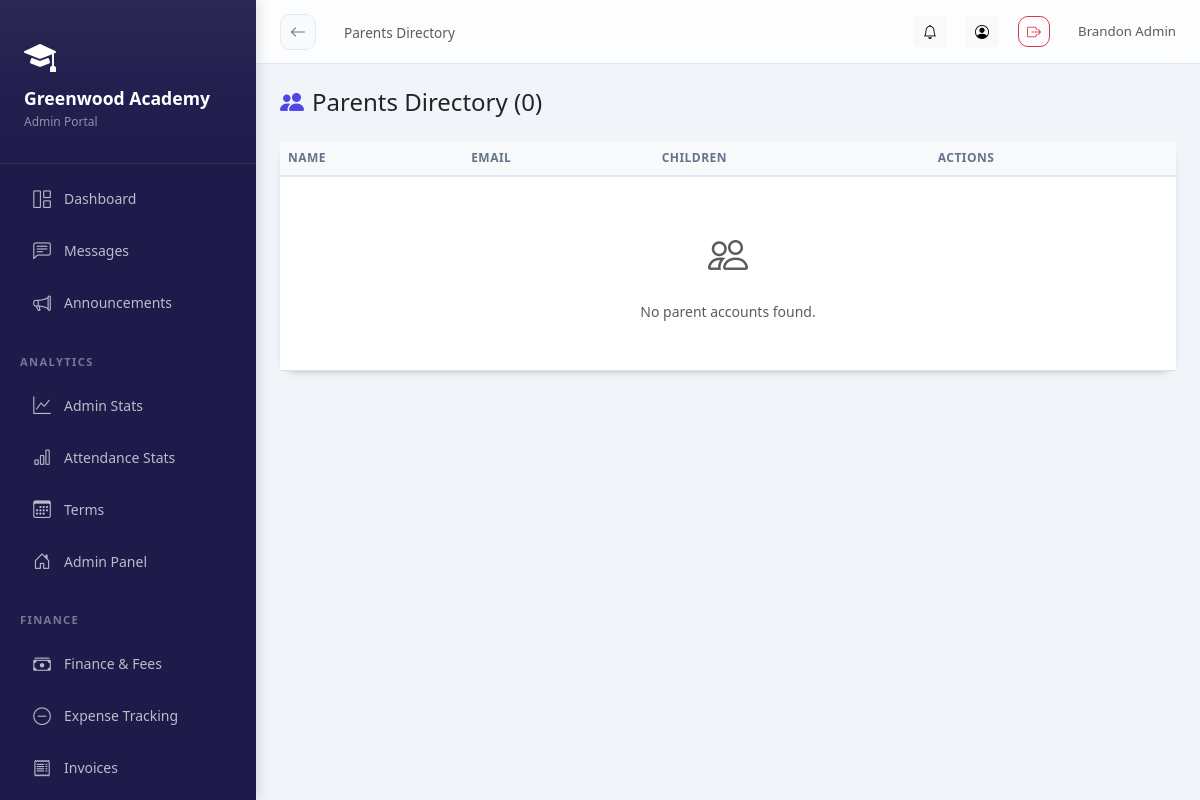
/academics/parents/ (signed in), run on an earlier commit of the app's database.
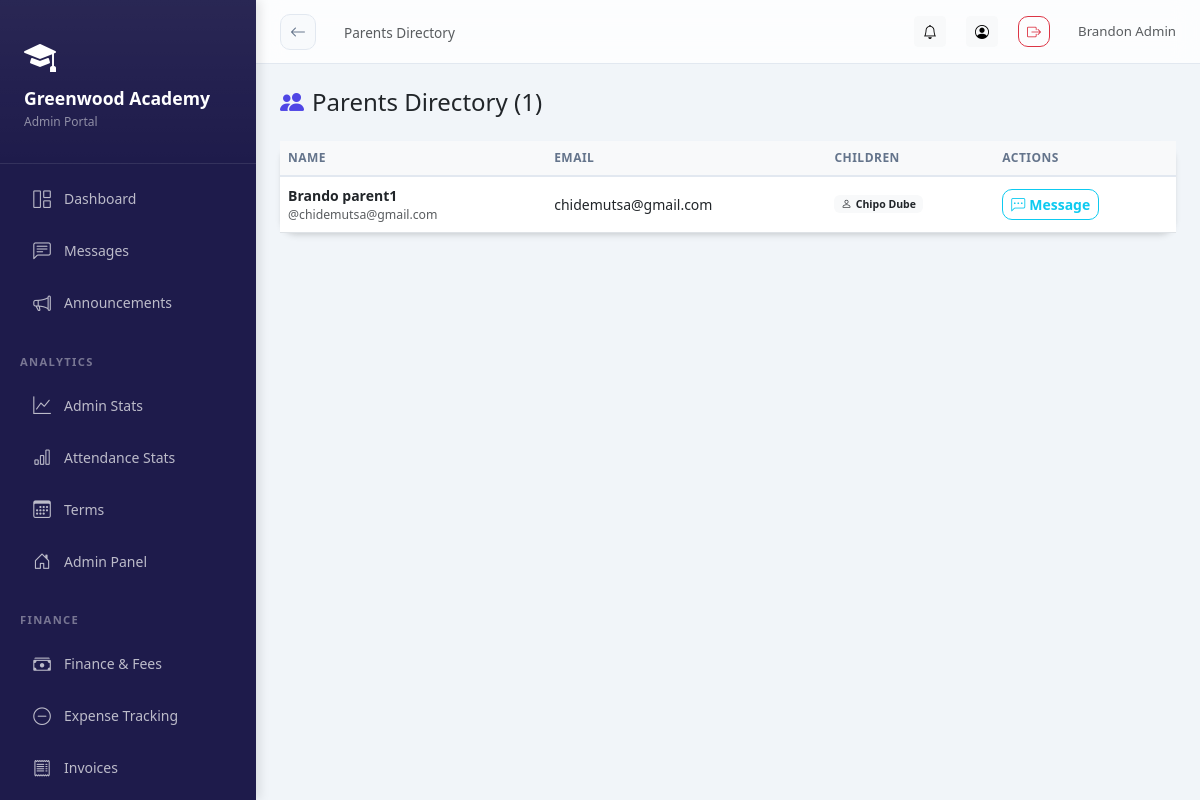
And on a later commit of the database.
### schools/models.py (models this page shows, shortened)
class School(models.Model):
    STATUS_CHOICES = [
        ('pending', 'Pending Approval'),
        ('active', 'Active'),
        ('suspended', 'Suspended'),
        ('rejected', 'Rejected'),
    ]
    name = models.CharField(max_length=200)
    subdomain = models.CharField(max_length=50, unique=True, db_index=True)
    email = models.EmailField()
    phone = models.CharField(max_length=20, blank=True)
    address = models.TextField(blank=True)
    logo = models.ImageField(upload_to='school_logos/', blank=True, null=True)
    theme_color = models.CharField(max_length=7, default='#4F46E5', help_text='Hex color code')
    motto = models.CharField(max_length=200, blank=True)
    status = models.CharField(max_length=20, choices=STATUS_CHOICES, default='pending')
    is_demo = models.BooleanField(default=False)
    created_at = models.DateTimeField(auto_now_add=True)
    updated_at = models.DateTimeField(auto_now=True)
    is_deleted = models.BooleanField(default=False)
    parent_registration_enabled = models.BooleanField(default=True)
    registration_token = models.CharField(max_length=100, unique=True, blank=True, null=True)
    subscription_active = models.BooleanField(default=False)
    subscription_expires = models.DateTimeField(null=True, blank=True)
    class Meta:
        ordering = ['-created_at']

class SchoolUser(SyncBaseModel):
    ROLE_CHOICES = [
        ('headmaster', 'Headmaster'),
        ('admin', 'School Admin'),
        ('teacher', 'Teacher'),
        ('student', 'Student'),
        ('parent', 'Parent'),
    ]
    user = models.ForeignKey(User, on_delete=models.CASCADE, related_name='school_memberships')
    school = models.ForeignKey(School, on_delete=models.CASCADE, related_name='members', db_index=True)
    role = models.CharField(max_length=20, choices=ROLE_CHOICES, db_index=True)
    is_active = models.BooleanField(default=True, db_index=True)
    signature = models.ImageField(upload_to='signatures/', blank=True, null=True)
    class Meta:
        unique_together = ['user', 'school']

### academics/models.py (models this page shows, shortened)
class ParentStudentLink(SyncBaseModel):
    RELATIONSHIP_CHOICES = [
        ('parent', 'Parent'),
        ('guardian', 'Guardian'),
    ]
    school = models.ForeignKey(School, on_delete=models.CASCADE, related_name='parent_student_links', null=True, blank=True)
    parent = models.ForeignKey(
        SchoolUser,
        on_delete=models.CASCADE,
        related_name='child_links',
        limit_choices_to={'role': 'parent'},
    )
    student = models.ForeignKey(Student, on_delete=models.CASCADE, related_name='parent_links')
    relationship = models.CharField(max_length=20, choices=RELATIONSHIP_CHOICES, default='parent')
    objects = TenantManager()
    all_objects = models.Manager()
    class Meta:
        unique_together = ['parent', 'student']
        ordering = ['student__admission_number']

class Student(SyncBaseModel):
    GENDER_CHOICES = [
        ('M', 'Male'),
        ('F', 'Female'),
        ('O', 'Other'),
    ]
    user = models.OneToOneField(User, on_delete=models.CASCADE, related_name='student_profile')
    school = models.ForeignKey(School, on_delete=models.CASCADE, related_name='students', db_index=True)
    school_user = models.OneToOneField(SchoolUser, on_delete=models.CASCADE, related_name='student_details')
    admission_number = models.CharField(max_length=50, unique=True, db_index=True)
    date_of_birth = models.DateField()
    gender = models.CharField(max_length=1, choices=GENDER_CHOICES)
    address = models.TextField()
    phone = models.CharField(max_length=20, blank=True)
    photo = models.ImageField(upload_to='student_photos/', blank=True, null=True)
    current_class = models.ForeignKey(
        ClassSection,
        on_delete=models.SET_NULL,
        null=True,
        blank=True,
        related_name='students'
    )
    parent_name = models.CharField(max_length=200)
    parent_phone = models.CharField(max_length=20)
    parent_email = models.EmailField()
    date_joined = models.DateField(auto_now_add=True)
    is_active = models.BooleanField(default=True)
    objects = TenantManager()
    all_objects = models.Manager()
    class Meta:
        ordering = ['admission_number']

### academics/views.py (the view)
# urls.py: path('parents/', views.ParentListView.as_view(), name='parent_list'),
@method_decorator(login_required, name='dispatch')
class ParentListView(ListView):
    model = SchoolUser
    template_name = 'academics/parent_list.html'
    context_object_name = 'parents'
    def get_queryset(self):
        return SchoolUser.objects.filter(
            school=self.request.school,
            role='parent',
            is_active=True
        ).select_related('user').prefetch_related('child_links__student')

### core/models.py (called while the page is built)
    def get_queryset(self):
        queryset = super().get_queryset()
        school = get_current_school()
        if school:
            return queryset.filter(school=school)
        return queryset

### schools/context_processors.py (called while the page is built)
def school_context(request):
    school = getattr(request, 'school', None)
    school_role = ''
    if school and request.user.is_authenticated:
        try:
            su = SchoolUser.objects.get(user=request.user, school=school, is_active=True)
            school_role = su.role
        except SchoolUser.DoesNotExist:
            pass
    return {
        'current_school': school,
        'school_role': school_role,
    }

### academics/templates/academics/parent_list.html (shortened to what this page needs)
{% extends 'base_dashboard.html' %}
{% block page_title %}Parents Directory{% endblock %}
{% block content %}
<div class="d-flex justify-content-between align-items-center mb-4">
  <h4 class="mb-0">
    <i class="bi bi-people-fill me-2 text-primary"></i>Parents Directory ({{ parents|length }})
  </h4>
</div>
<div class="card">
  <div class="card-body p-0">
    <div class="table-responsive">
      <table class="table table-hover mb-0">
        <thead class="table-light">
          <tr>
            <th>Name</th>
            <th>Email</th>
            <th>Children</th>
            <th>Actions</th>
          </tr>
        </thead>
        <tbody>
          {% for parent in parents %}
          <tr>
            <td>
              <div>
                <strong>{{ parent.user.get_full_name }}</strong>
                <div class="small text-muted">@{{ parent.user.username }}</div>
              </div>
            </td>
            <td>{{ parent.user.email }}</td>
            <td>
              {% for link in parent.child_links.all %}
                <span class="badge bg-light text-dark mb-1">
                  <i class="bi bi-person me-1"></i>{{ link.student.user.get_full_name }}
                </span>
              {% empty %}
                <span class="text-muted small">No children linked</span>
              {% endfor %}
            </td>
            <td>
              <div class="btn-group btn-group-sm">
                {% if request.user != parent.user %}
                <a href="{% url 'messaging:start' parent.user.id %}" class="btn btn-outline-info">
                  <i class="bi bi-chat-left-dots me-1"></i>Message
                </a>
                {% endif %}
              </div>
            </td>
          </tr>
          {% empty %}
          <tr>
            <td colspan="4" class="text-center py-5 text-muted">
              <i class="bi bi-people fs-1 d-block mb-3"></i>
              No parent accounts found.
            </td>
          </tr>
          {% endfor %}
        </tbody>
      </table>
    </div>
  </div>
</div>
{% endblock %}

### templates/base_dashboard.html (shortened to what this page needs)
<!DOCTYPE html>
<html lang="en">
<head>
<link rel="stylesheet" href="https://cdn.jsdelivr.net/npm/bootstrap@5.3.0/dist/css/bootstrap.min.css">
<link rel="stylesheet" href="https://cdn.jsdelivr.net/npm/bootstrap-icons@1.11.0/font/bootstrap-icons.css">
<link href="https://cdn.jsdelivr.net/npm/tom-select@2.2.2/dist/css/tom-select.bootstrap5.css" rel="stylesheet">
</head>
<body>
<div class="sidebar" id="sidebar">
  <div class="sidebar-brand">
    {% if current_school.logo %}
      <img src="{{ current_school.logo.url }}" alt="{{ current_school.name }}" class="rounded">
  {% else %}
    <i class="bi bi-mortarboard-fill text-white mb-2 d-block" style="font-size: 2rem;"></i>
  {% endif %}
  <h5>{{ current_school.name|default:"AcademiaLink" }}</h5>
  <small>{{ school_role|title }} Portal</small>
  </div>
  <nav class="py-2">
    <a href="{% url 'analytics:dashboard' %}" class="nav-link {% if request.path == '/analytics/dashboard/' %}active{% endif %}">
      <i class="bi bi-grid-1x2"></i> Dashboard
    </a>
    <a href="{% url 'messaging:list' %}" class="nav-link {% if 'messages' in request.path %}active{% endif %}">
      <i class="bi bi-chat-left-text"></i> Messages
    </a>
    <a href="{% url 'notifications:announcements' %}" class="nav-link {% if 'announcements' in request.path %}active{% endif %}">
      <i class="bi bi-megaphone"></i> Announcements
    </a>
    {% if school_role in 'headmaster,teacher' %}
    <div class="nav-section">Academic</div>
    <a href="{% url 'academics:student_list' %}" class="nav-link {% if 'students' in request.path %}active{% endif %}">
      <i class="bi bi-people"></i> Students
    </a>
    {% if school_role in 'headmaster,teacher,admin' %}
    <a href="{% url 'academics:teacher_list' %}" class="nav-link {% if 'teachers' in request.path %}active{% endif %}">
      <i class="bi bi-person-badge"></i> Teachers Directory
    </a>
    <a href="{% url 'academics:parent_list' %}" class="nav-link {% if 'parents' in request.path %}active{% endif %}">
      <i class="bi bi-people-fill"></i> Parents Directory
    </a>
    {% endif %}
    <a href="{% url 'academics:class_section_list' %}" class="nav-link {% if 'sections' in request.path %}active{% endif %}">
      <i class="bi bi-building"></i> Classes
    </a>
    <a href="{% url 'academics:subject_list' %}" class="nav-link {% if 'subjects' in request.path %}active{% endif %}">
      <i class="bi bi-book"></i> Subjects
    </a>
    <div class="nav-section">Attendance</div>
    <a href="{% url 'attendance:home' %}" class="nav-link {% if 'attendance' in request.path %}active{% endif %}">
      <i class="bi bi-calendar-check"></i> Attendance
    </a>
    <div class="nav-section">Results</div>
    <a href="{% url 'results:result_entry' %}" class="nav-link {% if 'entry' in request.path %}active{% endif %}">
      <i class="bi bi-pencil-square"></i> Enter Results
    </a>
    {% elif school_role == 'admin' %}
    <div class="nav-section">Analytics</div>
    <a href="{% url 'analytics:dashboard' %}#admin" class="nav-link {% if 'dashboard' in request.path %}active{% endif %}">
      <i class="bi bi-graph-up"></i> Admin Stats
    </a>
    <a href="{% url 'attendance:report' %}" class="nav-link {% if 'attendance_report' in request.path %}active{% endif %}">
      <i class="bi bi-bar-chart"></i> Attendance Stats
    </a>
    {% endif %}
    <a href="{% url 'results:term_list' %}" class="nav-link {% if 'terms' in request.path %}active{% endif %}">
      <i class="bi bi-calendar3"></i> Terms
    </a>
    <a href="{% url 'dashboard' %}" class="nav-link {% if '/school/dashboard/' in request.path %}active{% endif %}">
      <i class="bi bi-house-door"></i> Admin Panel
    </a>
    {% if school_role == 'admin' %}
    <div class="nav-section">Finance</div>
    <a href="{% url 'fees:home' %}" class="nav-link {% if 'fees' in request.path %}active{% endif %}">
      <i class="bi bi-cash-stack"></i> Finance & Fees
    </a>
    <a href="{% url 'fees:expense_list' %}" class="nav-link {% if 'expenses' in request.path %}active{% endif %}">
      <i class="bi bi-dash-circle"></i> Expense Tracking
    </a>
    <a href="{% url 'fees:invoice_list' %}" class="nav-link {% if 'invoices' in request.path %}active{% endif %}">
      <i class="bi bi-receipt"></i> Invoices
    </a>
    <a href="{% url 'fees:structure_list' %}" class="nav-link {% if 'structures' in request.path %}active{% endif %}">
    </a>
    {% endif %}
  </nav>
</div>
<div class="main-content">
  <div class="topbar">
    <div class="topbar-left">
      <a href="javascript:history.back()" class="btn-back d-none d-md-flex" id="global-back-btn" title="Go Back">
        <i class="bi bi-arrow-left"></i>
      </a>
      <nav aria-label="breadcrumb" class="d-none d-md-block">
        <span class="text-muted" style="font-size:.85rem;">{% block page_title %}{% endblock %}</span>
      </nav>
    </div>
    <div class="topbar-right">
      <a href="{% url 'notifications:list' %}" class="btn btn-sm btn-light position-relative" title="Notifications">
        <i class="bi bi-bell"></i>
      </a>
      <a href="{% url 'accounts:profile' %}" class="btn btn-sm btn-light" title="Profile">
        <i class="bi bi-person-circle"></i>
      </a>
      <a href="{% url 'accounts:logout' %}" class="btn btn-sm btn-outline-danger" title="Logout">
        <i class="bi bi-box-arrow-right"></i>
      </a>
      <span class="text-muted d-none d-md-inline-block ms-2" style="font-size:.83rem;">
        {{ user.get_full_name|default:user.username }}
      </span>
    </div>
  </div>
  <div class="page-content">
    {% block content %}{% endblock %}
  </div>
</div>
</body>
</html>

What changed in the data, as far as the page shows it:
added SchoolUser: user.get_full_name "Brando parent1", user.username "chidemutsa@gmail.com", user.email "chidemutsa@gmail.com", shows "Message"
added ParentStudentLink: student.user.get_full_name "Chipo Dube"
Also different on the page:
{{ parents|length }}: "0" → "1"
text no longer shown: "No parent accounts found."
